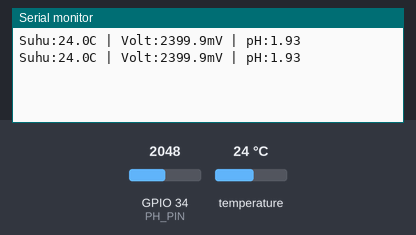
Bench run of a sketch on a simulated ESP32. Parts: the last lines printed to the serial monitor. The test bench sets the inputs (shaded band); at power-on: temperature 24 °C, GPIO 34 (PH_PIN) = 2048. EEPROM starts erased.

Above: at 2.8 s.
2.9 s: temperature set to 12 °C
At 3.5 s:
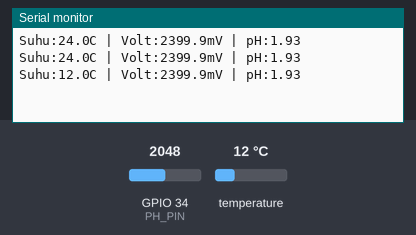
4.4 s: GPIO 34 (PH_PIN) set to 2866
At 5.7 s:
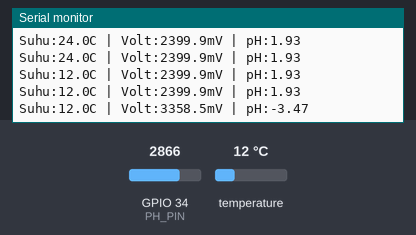
5.9 s: temperature set to 19 °C
At 6.8 s:
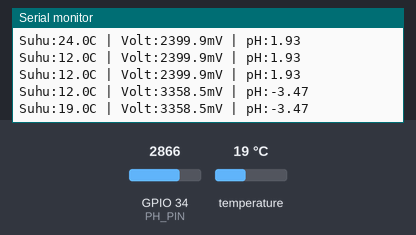
7.4 s: GPIO 34 (PH_PIN) set to 3603
At 8.6 s:
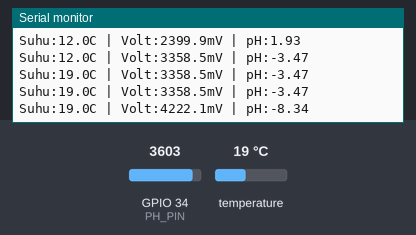
Timing chart, 0 to 9.9 s (numbered marks = the images above; inputs shaded):
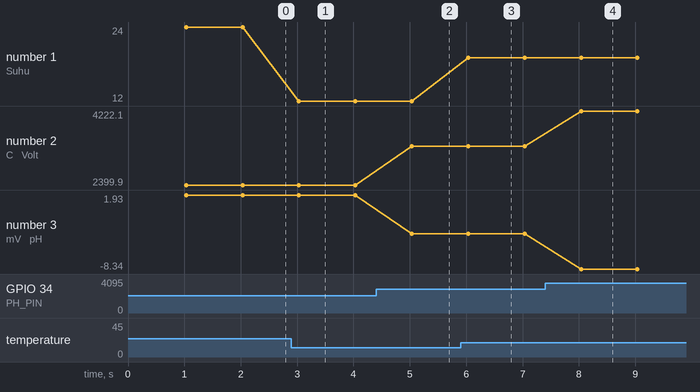

Measured:
- after the input at 2.9 s, the serial monitor: prints a new line after 0.13 s (image 1)
- after the input at 4.4 s, the serial monitor: prints a new line after 0.63 s (image 2)
- after the input at 5.9 s, the serial monitor: prints a new line after 0.14 s (image 3)
- after the input at 7.4 s, the serial monitor: prints a new line after 0.64 s (image 4)
- plotted number 1: 24 → 12 after the input at 2.9 s, 12 → 19 after the input at 5.9 s
- plotted number 2: 2399.9 → 3358.5 after the input at 4.4 s, 3358.5 → 4222.1 after the input at 7.4 s
- plotted number 3: 1.93 → -3.47 after the input at 4.4 s, -3.47 → -8.34 after the input at 7.4 s

The sketch:

Kalibrasi_pH.ino
```cpp
#include "DFRobot_PH.h"
#include <EEPROM.h>
#include <OneWire.h>
#include <DallasTemperature.h>

#define PH_PIN 34          // Pin Analog ESP32
#define DS_PIN 4
#define VREF 3300          // Tegangan referensi ESP32 (3300mV)
#define ADC_RES 4096.0     // Resolusi ADC ESP32 (12-bit)

float voltage, phValue, temperature = 25.0;
DFRobot_PH ph;
OneWire ow(DS_PIN);
DallasTemperature objDS(&ow);

void setup() {
    Serial.begin(115200);

    // PENYESUAIAN 1: ESP32 butuh inisialisasi EEPROM sebelum ph.begin()
    EEPROM.begin(32);

    ph.begin();

    objDS.begin();
    objDS.setWaitForConversion(false);
}

void loop() {
    static unsigned long timepoint = millis();
    if(millis() - timepoint > 1000U) {
        timepoint = millis();

        // BACA SUHU REAL-TIME DS18B20
        objDS.requestTemperatures();
        float t_real = objDS.getTempCByIndex(0);
        if (t_real != DEVICE_DISCONNECTED_C) {
            temperature = t_real;
        }

        // PENYESUAIAN 2: Rumus perhitungan Voltage untuk ESP32
        // Kalikan 1.4545 untuk mencairkan efek Voltage Divider 1K & 2.2K
        voltage = ((float)analogRead(PH_PIN) / ADC_RES * VREF) * 1.4545;

        phValue = ph.readPH(voltage, temperature);

        Serial.print("Suhu:"); Serial.print(temperature, 1); Serial.print("C | ");
        Serial.print("Volt:"); Serial.print(voltage, 1); Serial.print("mV | ");
        Serial.print("pH:"); Serial.println(phValue, 2);
    }

    // Tetap gunakan fungsi ini untuk kalibrasi via Serial Monitor
    ph.calibration(voltage, temperature);
}
```
